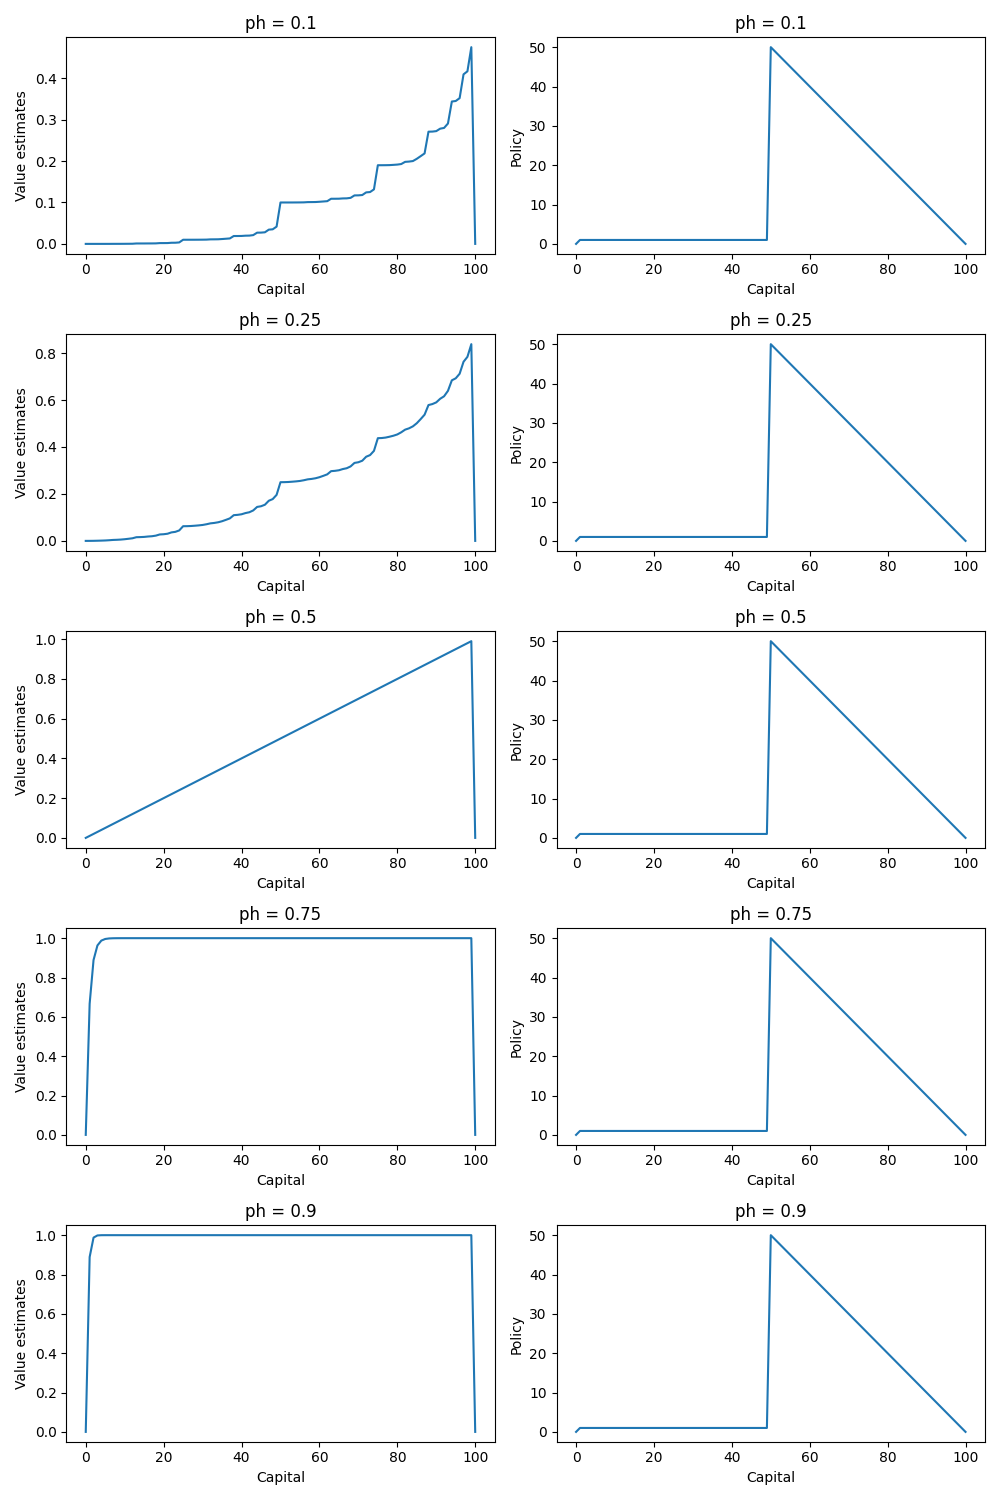

Here is the Python script that generated this plot:
import numpy as np
import matplotlib.pyplot as plt

def gambler_problem(ph : float):
    GOAL = 100
    GAMMA = 1
    value = np.zeros(GOAL + 1, dtype = np.float32)
    value[GOAL] = 0
    
    # 価値反復
    print("Value Iteration started.")
    while True:
        delta = -np.inf
        for s in range(1, GOAL):
            v = value[s]
            max_value = -np.inf
            max_a = None
            for a in range(1, s + 1):
                sum = 0
                sum += ph * (((s + a) >= GOAL) + GAMMA * value[min(s + a, GOAL)])
                sum += (1-ph) * (GAMMA * value[max(s - a, 0)])
                if max_value < sum:
                    max_value = sum
                    max_a = a
            value[s] = max_value
            delta = max(delta, abs(v - value[s]))
        print(f"delta = {delta:.6f}")
        if delta  < 1e-2:
            break
    print("Value Iteration finished.")
    
    # 方策復元
    policy = np.zeros(GOAL + 1, dtype = np.int32)
    for s in range(1, GOAL):
        max_value = -np.inf
        max_a = None
        for a in range(1, s + 1):
            sum = 0
            sum += ph * ((s + a) >= GOAL + GAMMA * value[min(s + a, GOAL)])
            sum += (1-ph) * (GAMMA * value[max(s - a, 0)])
            if max_value < sum:
                max_value = sum
                max_a = a
        policy[s] = max_a
    return value, policy

if __name__ == "__main__":

    phs = [0.1, 0.25, 0.5, 0.75, 0.9]
    fig, axes = plt.subplots(len(phs), 2, figsize=(len(phs)*2, len(phs)*3))
    for i, ph in enumerate(phs):
        vp = gambler_problem(ph)
        for j in range(2):
            axes[i][j].set_title(f"ph = {ph}")
            axes[i][j].plot(np.arange(0, 101), vp[j])
            axes[i][j].set_xlabel("Capital")
            axes[i][j].set_ylabel("Value estimates" if j == 0 else "Policy")
        
    plt.tight_layout()
    plt.show()
